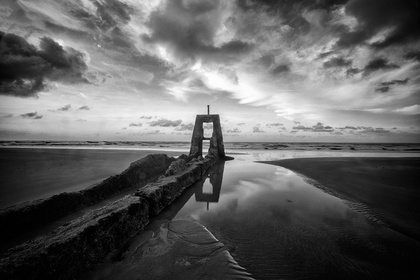
%> input picture Lab 9/A.jpg, 420 x 280 px, shrunk from 1500 x 1000 before the run
$ octave Q1.m   (GNU Octave 9; MATLAB toolbox functions it lacks are replaced by stand-ins)
%> lines starting %> are read from the running program, lines starting %| are printed output that depends on the picture
clear
I = imread('A.jpg');
%> I is the input picture: size 280x420 uint8; min 0, max 254, mean 96.3
P1 = [0,-1,-1;1,0,-1;1,1,0];
P2 = [1,1,0;1,0,-1;0,-1,-1];
S1 = [0,-1,-2;1,0,-1;2,1,0];
S2 = [2,1,0;1,0,-1;0,-1,-2];
[R C] = size(I);
%> R = 280; C = 420
IPAD = zeros(R+2,C+2);
IPAD(2:R+1,2:C+1) = I;
for i = 2:R+1
    for j = 2:C+1
        IP1(i-1,j-1) = sum(IPAD(i-1:i+1,j-1:j+1).*P1,'all');
        IP2(i-1,j-1) = sum(IPAD(i-1:i+1,j-1:j+1).*P2,'all');
        IS1(i-1,j-1) = sum(IPAD(i-1:i+1,j-1:j+1).*S1,'all');
        IS2(i-1,j-1) = sum(IPAD(i-1:i+1,j-1:j+1).*S2,'all');
    end
end
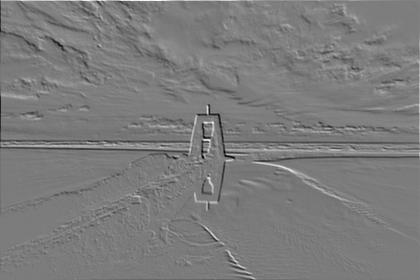
%> IP1: size 280x420 double; min -447, max 471, mean -0.5; drawn with min black and max white
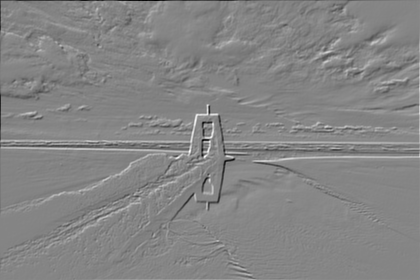
%> IP2: size 280x420 double; min -474, max 435, mean 0.6; drawn with min black and max white
ISUB1 = abs(IS1) - abs(IP1);
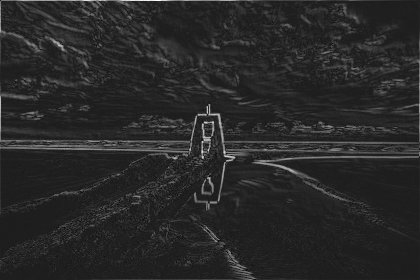
%> ISUB1: size 280x420 double; min -30, max 233, mean 12.3; drawn with min black and max white
ISUB2 = abs(IS2) - abs(IP2);
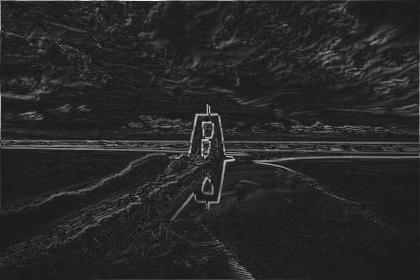
%> ISUB2: size 280x420 double; min -29, max 233, mean 12.3; drawn with min black and max white

IP = sqrt(IP1.^2 + IP2.^2);
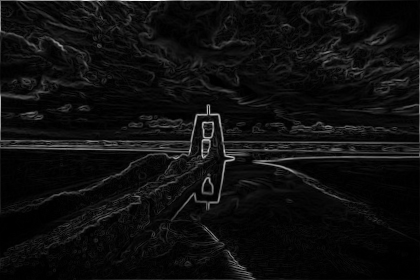
%> IP: size 280x420 double; min 0, max 656.2, mean 38.8; drawn with min black and max white
IS = sqrt(IS1.^2 + IS2.^2);
ISUB = (IS) - (IP);

figure, imshow(uint8(IP1)); title('Prewitt Filtered (Diagonal 1)');
figure, imshow(uint8(IP2)); title('Prewitt Filtered (Diagonal 2)');
figure, imshow(uint8(IP)); title('Prewitt Filtered (Combined)');
imwrite(uint8(IP),'Output_Q1_PrewittFilteredImage.jpg');

figure, imshow(uint8(IS1)); title('Sobel Filtered (Diagonal 1)');
figure, imshow(uint8(IS2)); title('Sobel Filtered (Diagonal 2)');
figure, imshow(uint8(IS)); title('Sobel Filtered (Combined)');
imwrite(uint8(IS),'Output_Q1_SobelFilteredImage.jpg');

figure, imshow(uint8(IP1)>=100); title('Edge Detection Prewitt Filter (Diagonal 1)');
%> after `imshow(uint8(IP1)>=100)`:
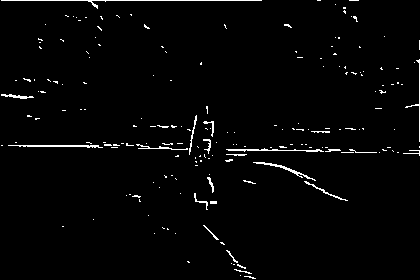
%> displayed picture: size 280x420 logical; 2% white in thin lines or dots
figure, imshow(uint8(IP2)>=100); title('Edge Detection Prewitt Filter (Diagonal 2)');
figure, imshow(uint8(IP)>=100); title('Edge Detection Prewitt Filter (Combined)');
imwrite(uint8(IP)>=100,'Output_Q1_EdgeDetectedImagePrewittFilter.jpg');

figure, imshow(uint8(IS1)>=100); title('Edge Detection Sobel Filter (Diagonal 1)');
figure, imshow(uint8(IS2)>=100); title('Edge Detection Sobel Filter (Diagonal 2)');
figure, imshow(uint8(IS)>=100); title('Edge Detection Sobel Filter (Combined)');
imwrite(uint8(IS)>=100,'Output_Q1_EdgeDetectedImageSobelFilter.jpg');

figure, imshow(uint8(ISUB1)); title('After Subtraction (Diagonal 1)');
figure, imshow(uint8(ISUB2)); title('After Subtraction (Diagonal 2)');
figure, imshow(uint8(ISUB)); title('After Subtraction (Combined)');
%> after `imshow(uint8(ISUB))`:
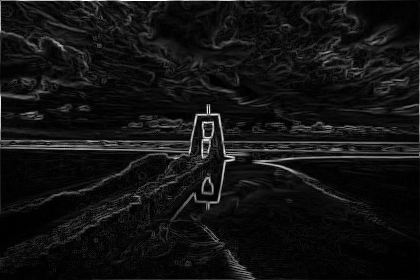
%> displayed picture: size 280x420, on the screen's scale of 0 to 255; min 0, max 255, mean 18.6
imwrite(uint8(ISUB),'Output_Q1_SubtractionResult.jpg');
